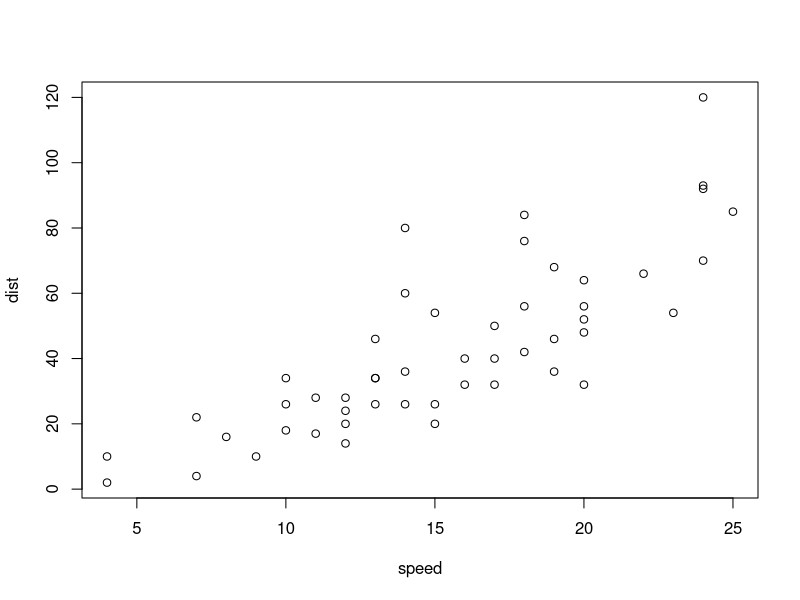
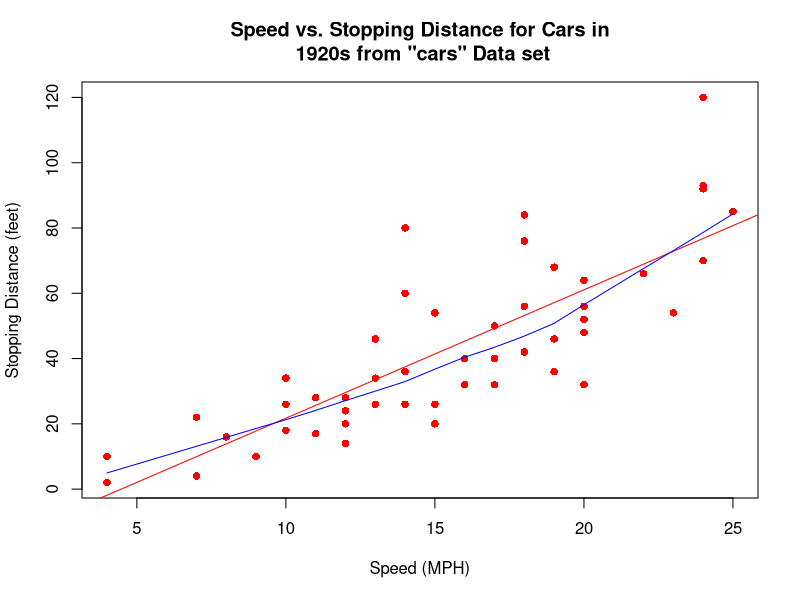
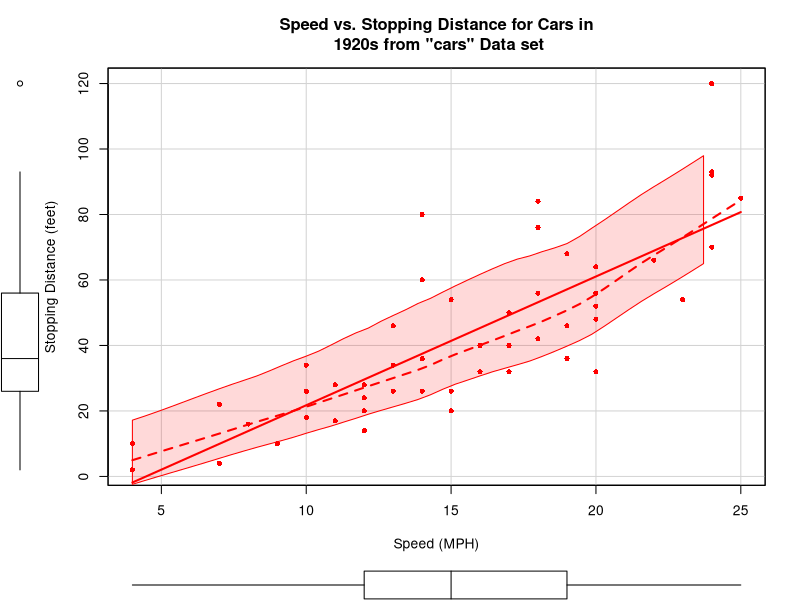

R code for these plots, in order:
#!/usr/bin/env Rscript
# LOAD DATA
# Load datasets package.
library("datasets") 
library("car") 
data(cars)
# SCATTER PLOT WITH DEFAULTS
plot(cars)

# SCATTER PLOT WITH OPTIONS
plot(cars,
 pch = 16,
 col = "red",
 main = "Speed vs. Stopping Distance for Cars in
 1920s from \"cars\" Data set",
 xlab = "Speed (MPH)",
 ylab = "Stopping Distance (feet)")

# ADD REGRESSION & LOWESS
# Linear regression line.
abline(lm(cars$dist ~ cars$speed), col = "red") 
# "locally weighted scatterplot smoothing"
lines(lowess(cars$speed, cars$dist), col = "blue")

# "CAR" SCATTERPLOT
sp(cars$dist ~ cars$speed, # Distance as a function of speed.
 pch = 16, # Points: solid circles.
 col = "red", # Red for graphic elements.
 main = "Speed vs. Stopping Distance for Cars in
 1920s from \"cars\" Data set",
 xlab = "Speed (MPH)",
 ylab = "Stopping Distance (feet)")

# CLEAN UP
# Unloads datasets package.
detach("package:datasets", unload = TRUE) 
# Unloads car package.
detach("package:car", unload = TRUE) 
# Remove all objects from workspace.
rm(list = ls()) 
